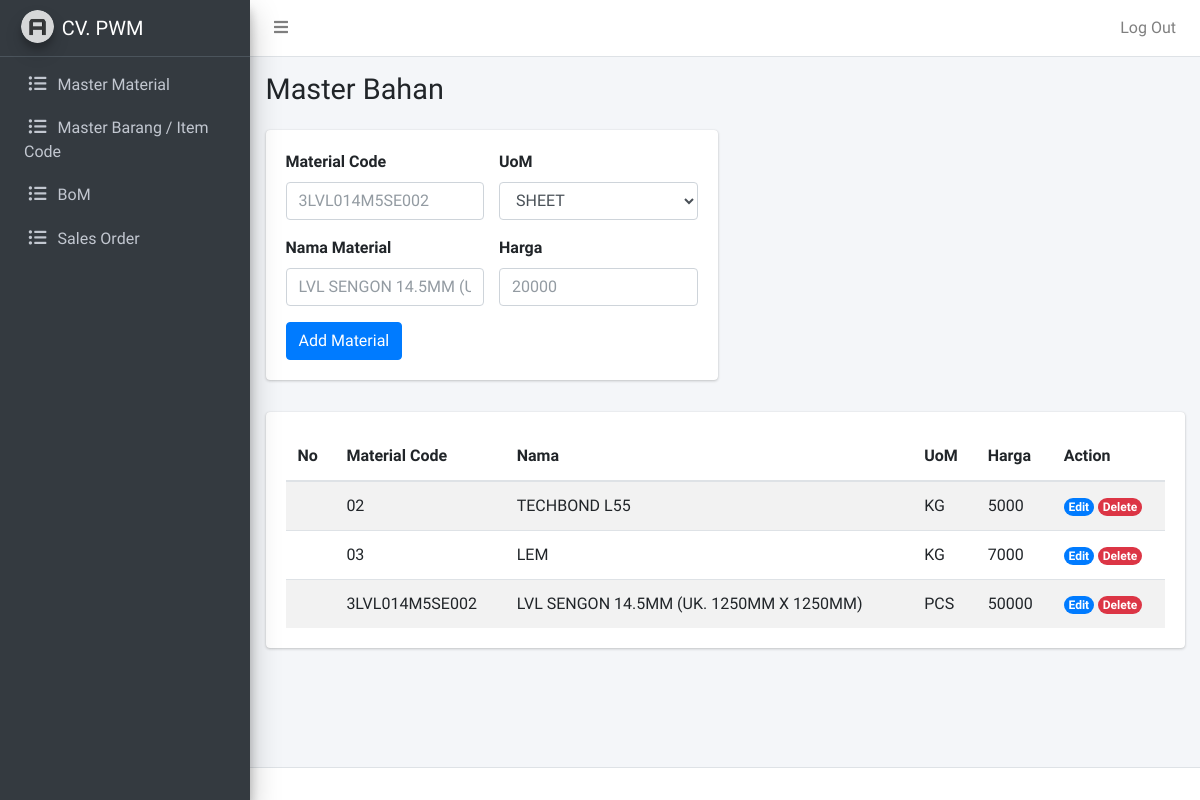
The app's page /admin/material.php (signed in), older data.
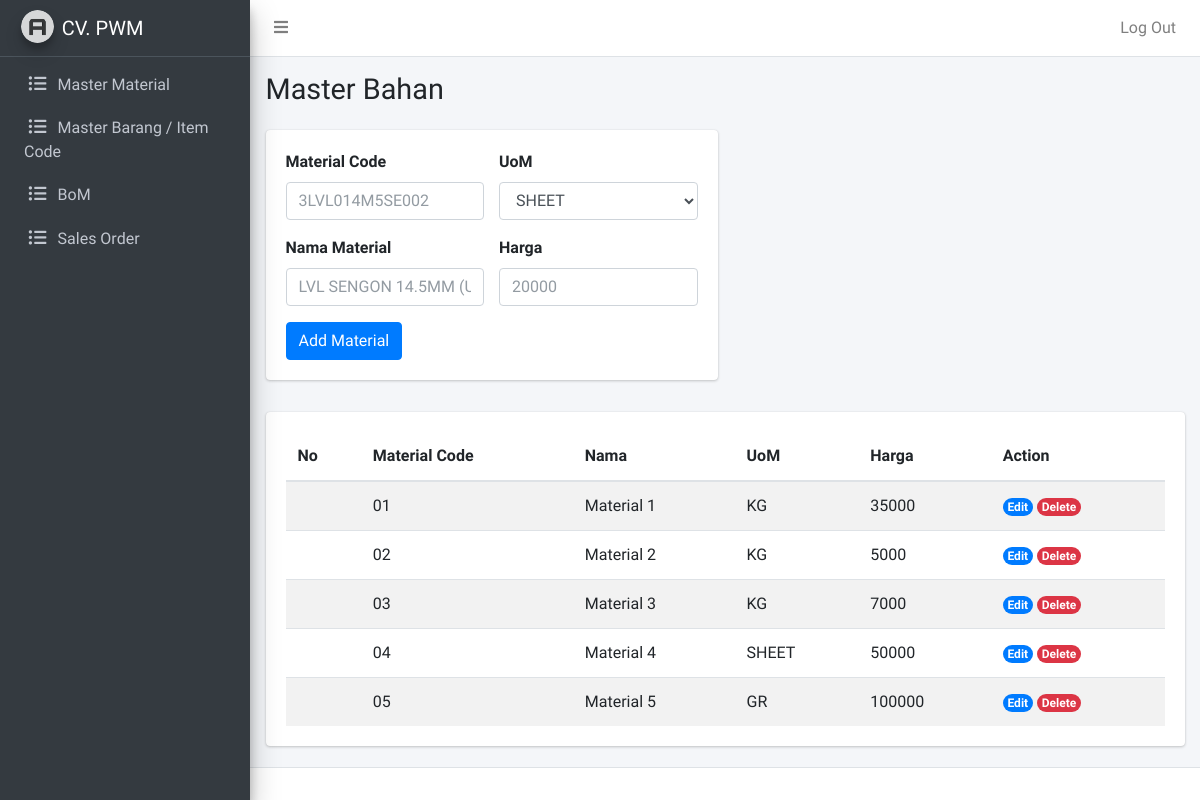
The same page, newer data.
### tables this page shows
CREATE TABLE `material` (
  `material_id` varchar(255) NOT NULL,
  `material_nama` varchar(255) NOT NULL,
  `material_uom` varchar(255) NOT NULL,
  `material_harga` int(11) NOT NULL
);

### admin/material.php (the view, shortened to what this page needs)
<?php
require_once "../koneksi.php";
$query = mysqli_query($conn, "SELECT * FROM material");
?>
<?php require_once "template/header.php"; ?>
<?php require_once "template/navbar.php"; ?>
<?php require_once "template/sidebar.php"; ?>
  <div class="content-wrapper">
    <div class="content-header">
      <div class="container-fluid">
        <div class="row mb-2">
          <div class="col-sm-6">
            <h1 class="m-0">Master Bahan</h1>
          </div>
        </div>
      </div>
    </div>
    <div class="content">
      <div class="container-fluid">
        <div class="row mb-3">
          <div class="col-md-6">
            <form action="" method="post">
              <div class="card">
                <div class="card-body">
                  <div class="row">
                    <div class="col-md">
                      <div class="mb-3">
                        <label for="material-code" class="form-label">Material Code</label>
                        <input name="material-code" type="text" class="form-control" id="material-code" placeholder="3LVL014M5SE002">
                      </div>
                      <div class="mb-3">
                        <label for="nama" class="form-label">Nama Material</label>
                        <input name="nama" type="text" class="form-control" id="nama" placeholder="LVL SENGON 14.5MM (UK. 1250MM X 1250MM)">
                      </div>
                    </div>
                    <div class="col-md">
                      <div class="mb-3">
                        <label for="uom" class="form-label">UoM</label>
                        <select name="uom" class="form-select form-control">
                          <option value="SHEET">SHEET</option>
                        </select>
                      </div>
                      <div class="mb-3">
                        <label for="harga" class="form-label">Harga</label>
                        <input name="harga" type="text" class="form-control" id="harga" placeholder="20000">
                      </div>
                    </div>
                  </div>
                  <div>
                    <button name="add-material" type="submit" class="btn btn-primary">Add Material</button>
                  </div>
                </div>
              </div>
            </form>
          </div>
        </div>
        <div class="row">
          <div class="col">
            <div class="card table-responsive">
              <div class="card-body">
                <table id="production-order" class="table table-striped display" style="width:100%">
                  <thead>
                      <tr>
                          <th>No</th>
                          <th>Material Code</th>
                          <th>Nama</th>
                          <th>UoM</th>
                          <th>Harga</th>
                          <th>Action</th>
                      </tr>
                  </thead>
                  <tbody>
                    <?php while($material = mysqli_fetch_assoc($query)) : ?>
                      <tr>
                          <td></td>
                          <td><?= $material['material_id']; ?></td>
                          <td><?= $material['material_nama']; ?></td>
                          <td><?= $material['material_uom']; ?></td>
                          <td><?= $material['material_harga']; ?></td>
                          <td>
                            <a href="material-edit.php?id=<?= $material['material_id']; ?>"><span class="badge rounded-pill bg-primary">Edit</span></a>
                            <a href="material-delete.php?id=<?= $material['material_id']; ?>"><span class="badge rounded-pill bg-danger">Delete</span></a>
                          </td>
                      </tr>
                    <?php endwhile; ?>
                  </tbody>
                </table>
              </div>
            </div>
          </div>
        </div>
      </div>
    </div>
  </div>
<?php require_once "template/footer.php"; ?>

### admin/template/header.php (shortened to what this page needs)
<!DOCTYPE html>
<html lang="en">
<head>
  <link rel="stylesheet" href="asset/plugins/fontawesome-free/css/all.min.css">
  <link rel="stylesheet" href="https://cdn.datatables.net/1.11.3/css/jquery.dataTables.min.css">
  <link rel="stylesheet" href="https://cdn.datatables.net/buttons/2.0.1/css/buttons.dataTables.min.css">
  <link rel="stylesheet" href="asset/dist/css/adminlte.min.css">
</head>
<body class="hold-transition sidebar-mini layout-fixed">
<div class="wrapper">

### admin/template/navbar.php
<nav class="main-header navbar navbar-expand navbar-white navbar-light">
  <ul class="navbar-nav">
    <li class="nav-item">
      <a class="nav-link" data-widget="pushmenu" href="#" role="button"><i class="fas fa-bars"></i></a>
    </li>
  </ul>
  <ul class="navbar-nav ml-auto">
    <li class="nav-item">
      <a class="nav-link" href="../logout.php" role="button">
        <p>Log Out</p>
      </a>
    </li>
  </ul>
</nav>

### admin/template/sidebar.php
<aside class="main-sidebar sidebar-dark-primary elevation-4">
  <a href="#" class="brand-link">
    <img src="asset/dist/img/AdminLTELogo.png" alt="AdminLTE Logo" class="brand-image img-circle elevation-3" style="opacity: .8">
    <span class="brand-text font-weight-light">CV. PWM</span>
  </a>
  <div class="sidebar">
    <nav class="mt-2">
      <ul class="nav nav-pills nav-sidebar flex-column" data-widget="treeview" role="menu" data-accordion="false">
        <li class="nav-item">
          <a href="material.php" class="nav-link">
            <i class="nav-icon far fas fa-list-ul"></i>
            <p>
              Master Material
            </p>
          </a>
        </li>
        <li class="nav-item">
          <a href="item.php" class="nav-link">
            <i class="nav-icon far fas fa-list-ul"></i>
            <p>
              Master Barang / Item Code
            </p>
          </a>
        </li>
        <li class="nav-item">
          <a href="bom.php" class="nav-link">
            <i class="nav-icon far fas fa-list-ul"></i>
            <p>
              BoM
            </p>
          </a>
        </li>
        <li class="nav-item">
          <a href="so.php" class="nav-link">
            <i class="nav-icon far fas fa-list-ul"></i>
            <p>
              Sales Order
            </p>
          </a>
        </li>
      </ul>
    </nav>
  </div>
</aside>

### admin/template/footer.php (shortened to what this page needs)
<footer class="main-footer">
</footer>
</div>
</body>
</html>

Row changes from the older to the newer data that the page shows:
removed material: material_id "3LVL014M5SE002", material_nama "LVL SENGON 14.5MM (UK. 1250MM X 1250MM)", material_uom "PCS", material_harga "50000"
added material: material_id "01", material_nama "Material 1", material_uom "KG", material_harga "35000"
changed material id 02: material_nama "TECHBOND L55" → "Material 2"
changed material id 03: material_nama "LEM" → "Material 3"
added material: material_id "04", material_nama "Material 4", material_uom "SHEET", material_harga "50000"
added material: material_id "05", material_nama "Material 5", material_uom "GR", material_harga "100000"
